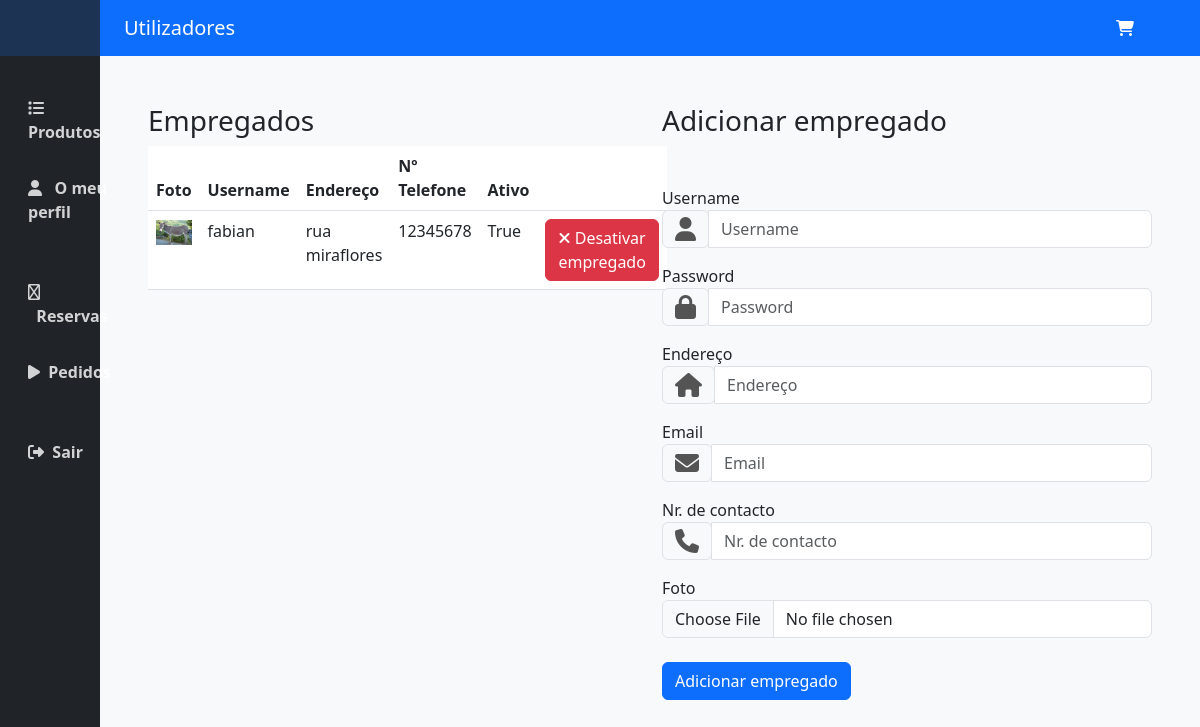
The page /store/users (signed in) on the database its author committed.
### store/models.py (models this page shows)
class User_Extension(models.Model):
    User = models.OneToOneField(User, on_delete=models.CASCADE)
    Imagem = models.CharField(max_length=250)
    Ativo = models.BooleanField(default=True)
    Endereco = models.CharField(max_length=150)
    Phone = models.CharField(max_length=15)
    class Tipos(models.TextChoices):
        CLIENTE = "CL"
        APPADMIN = "AA"
        EMPREGADO = "EM"
    Tipo = models.CharField(max_length=2, choices=Tipos.choices, default=Tipos.CLIENTE)
    class Meta:
        permissions = [
            ("is_app_admin", _("Is an application administrator.")),
            ("is_employee", _("Is a employee.")),
            ("is_client", _("Is a client.")),
        ]
    def get_tipo_permissions(self):
        if self.Tipo == self.Tipos.CLIENTE.value:
            return ["is_client"]
        elif self.Tipo == self.Tipos.APPADMIN.value:
            return ["is_app_admin"]
        elif self.Tipo == self.Tipos.EMPREGADO.value:
            return ["is_employee"]
        else:
            return []

### store/views.py (the view)
# urls.py: path("users", views.users, name="users"),
@login_required
def users(request):
    if not has_permission(request, ["is_app_admin"]):
        return HttpResponseRedirect(reverse("store:login"))
    if request.method == "POST":
        username = request.POST["username"]
        password = request.POST["password"]
        address = request.POST["address"]
        email = request.POST["email"]
        contact = request.POST["contact"]
        name = ""
        if "photo" in request.FILES and request.FILES["photo"]:
            photo = request.FILES["photo"]
            fs = FileSystemStorage()
            name = "media/" + username + ".jpg"
            if os.path.exists(fs.base_location + "/" + name):
                os.remove(fs.base_location + "/" + name)
            fs.save(name, photo)
            request.session["image_name"] = name
        if name == "":
            name = "media/default.jpg"
        user = User.objects.create_user(username, email, password)
        userExt = User_Extension(
            User=user, Endereco=address, Phone=contact, Imagem=name, Tipo="EM"
        )
        userExt.save()
        return HttpResponseRedirect(reverse("store:users"))
    else:
        users = User_Extension.objects.filter(Tipo="EM").all()
        return render(request, "store/users.html", {"users": users})

### store/views.py (called while the page is built)
def has_permission(request, perm_list):
    userext = User_Extension.objects.get(User=request.user)
    for i in userext.get_tipo_permissions():
        if i in perm_list:
            return True
    return False

### store/templates/store/users.html (shortened to what this page needs)
{% extends "./base.html" %}
{% load static %}
{% block nav-bar-title %} Utilizadores {% endblock %}
{% block main-content %}
<div class="row">
    <div class="col-md-6 ">
      <h3>Empregados</h3>
      <table class="table table-hover" id="myTable"
      data-toggle="table"
      data-pagination="true"
      data-page-size="5"
      data-pagination-loop="false"
      data-sortable="true"
      data-search="true">
            <thead>
                <tr>
                    <th>Foto</th>
                    <th>Username</th>
                    <th>Endereço</th>
                    <th>Nº Telefone</th>
                    <th>Ativo</th>
                    <th></th>
                </tr>
            </thead>
            <tbody>
                {% for u in users %}
                <tr>
                    <td><img class="card-img-top" style="max-width: 6vh;" src="{% static u.Imagem %}" alt="Não tem foto"></td>
                    <td>{{ u.User.username }}</td>
                    <td>{{ u.Endereco }}</td>
                    <td>{{ u.Phone }}</td>
                    <td>{{ u.Ativo }}</td>
                    <td>
                      {% if u.Ativo %} <a href="{% url 'store:inactivateuser' u.User.id %}" class="btn btn-danger"><i class="fa-solid fa-xmark"></i>&nbsp;Desativar empregado</a>
                      {% else %} <a href="{% url 'store:activateuser' u.User.id %}" class="btn btn-success"><i class="fa fa-check" aria-hidden="true"></i>&nbsp;Ativar empregado</a>
                      {% endif %}
                    </td>
                </tr>
                {% endfor %}
            </tbody>
        </table>
    </div>
    <div class="col-md-6">
      <h3>Adicionar empregado</h3>
        <form action="{% url 'store:addemployee' %}" method="post" class="mt-5" enctype="multipart/form-data">
            <div class="form-group mb-3">
                <label for="username">Username</label>
                <div class="input-group">
                  <div class="input-group-prepend">
                    <span class="input-group-text"><i class="fa-solid fa-user" style="color: #545454;font-size: 24px;"></i></span>
                  </div>
                  <input type="text" class="form-control" id="username" placeholder="Username" name="username">
                </div>
              </div>
              <div class="form-group mb-3">
                <label for="password">Password</label>
                <div class="input-group">
                  <div class="input-group-prepend">
                    <span class="input-group-text"><i class="fa-solid fa-lock" style="color: #545454;font-size: 24px;"></i></span>
                  </div>
                  <input type="password" class="form-control" id="password" placeholder="Password" name="password">
                </div>
              </div>
              <div class="form-group mb-3">
                <label for="address">Endereço</label>
                <div class="input-group">
                  <div class="input-group-prepend">
                    <span class="input-group-text"><i class="fa-solid fa-house" style="color: #545454;font-size: 24px;"></i></span>
                  </div>
                  <input type="text" class="form-control" id="address" placeholder="Endereço" name="address">
                </div>
              </div>
              <div class="form-group mb-3">
                <label for="email">Email</label>
                <div class="input-group">
                  <div class="input-group-prepend">
                    <span class="input-group-text"><i class="fa-solid fa-envelope"
                        style="color: #545454;font-size: 24px;"></i></span>
                  </div>
                  <input type="text" class="form-control" id="email" placeholder="Email" name="email">
                </div>
              </div>
              <div class="form-group mb-3">
                <label for="contact">Nr. de contacto</label>
                <div class="input-group">
                  <div class="input-group-prepend">
                    <span class="input-group-text"><i class="fa-solid fa-phone" style="color: #545454;font-size: 24px;"></i></span>
                  </div>
                  <input type="text" class="form-control" id="contact" placeholder="Nr. de contacto" name="contact">
                </div>
              </div>
              <div class="form-group mb-3">
                <label for="photo">Foto</label>
                <input type="file" class="form-control" id="photo" placeholder="Foto" name="photo">
              </div>
              <button type="submit" class="btn btn-primary mt-2 mb-2">Adicionar empregado</button>
            </form>
    </div>
</div>
{% endblock %}

### store/static/css/base.css (style rules this page uses)
i { color: white; }

### rows shown on the page
User_Extension: Imagem (picture), User.username "fabian", Endereco "rua miraflores", Phone "12345678", Ativo "True", shows "Desativar empregado"
